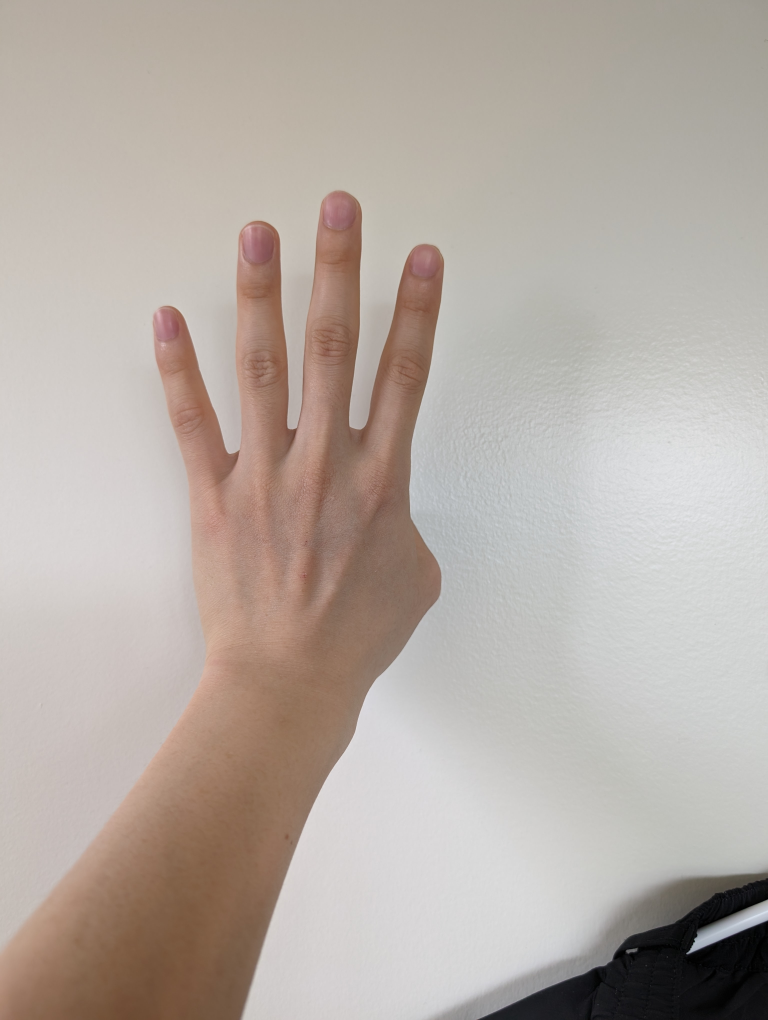
#> input picture projects/Classifying ASL Hand Signs on Synthetic Backgrounds using Image Segmentation and a Transformer Encoder/gesture/Gesture4_w.jpg, 3072 x 4080 px, found by its file name (shown at 1/4 size)
$ jupyter execute --allow-errors blending_program.ipynb   (text cells are left out)
#> lines starting #> are read from the running program, lines starting #| are printed output that depends on the picture; after the words box and inside, x2 and y2 are one past the last pixel; in counts of white or black regions, pixels touching at a corner belong together; pictures that were not available may be replaced by others from this repository, and a replacement may not be noted
[cell 1]
import cv2 as cv
from PIL import Image
from matplotlib.pyplot import figure
import scipy
import matplotlib.pyplot as plt
import numpy as np
import scipy.sparse as sp

[cell 2]
im1name = "Gesture4_w.jpg"
im2name = "castle.jpg"
name1 = im1name.split('/')[-1]
name1 = name1[:-4]
name2 = im2name.split('/')[-1]
name2 = name2[:-4]

img1 = cv.imread("gesture/" + name1 + ".jpg")
#> img1 is the input picture: shape (4080, 3072, 3); mean B, G, R 164.9, 172.2, 181.9
img2 = cv.imread("background/" + name2 + ".jpg")
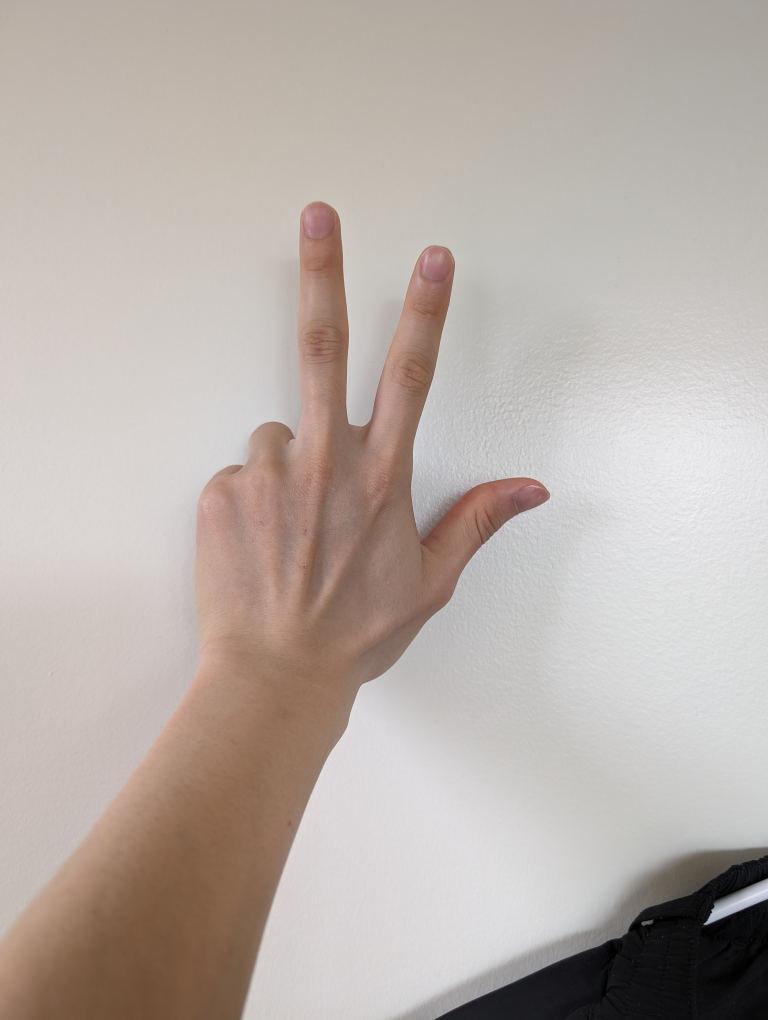
#> input picture projects/Classifying ASL Hand Signs on Synthetic Backgrounds using Image Segmentation and a Transformer Encoder/gesture/Gesture3_w.jpg, 3072 x 4080 px, given in place of castle.jpg, which was not available (shown at 1/4 size)
#> img2 is the input picture: shape (4080, 3072, 3); mean B, G, R 168.8, 175, 184.9
img1 = cv.resize(img1, (512,512))
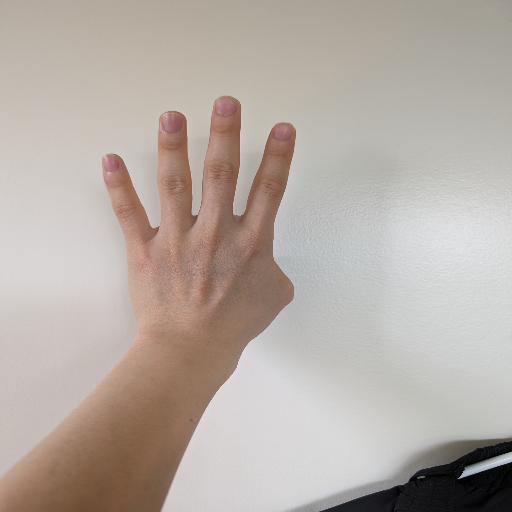
#> img1: shape (512, 512, 3); mean B, G, R 164.7, 172, 181.8
img2 = cv.resize(img2, (512,512))
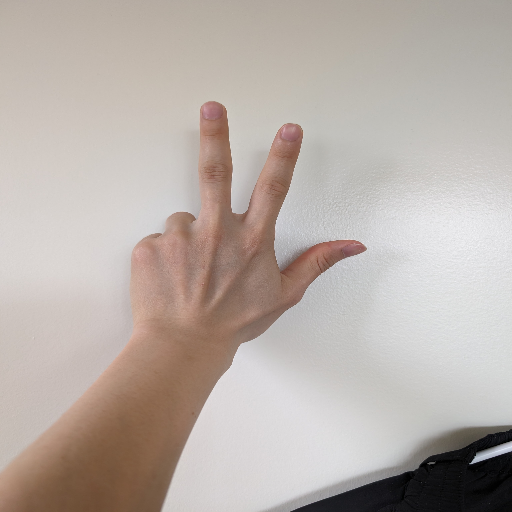
#> img2: shape (512, 512, 3); mean B, G, R 168.6, 174.9, 184.8
cv.imwrite("gesture/" + name1 + ".jpg",img1)
cv.imwrite("background/" + name2 + ".jpg",img2)
#> Out = True

[cell 3]
img1 = cv.imread("gesture/" + name1 + ".jpg")
plt.subplot(1,2,1)
plt.imshow(cv.cvtColor(img1, cv.COLOR_BGR2RGB))

img2 = cv.imread("background/" + name2 + ".jpg")
plt.subplot(1,2,2)
plt.imshow(cv.cvtColor(img2, cv.COLOR_BGR2RGB))
plt.show()
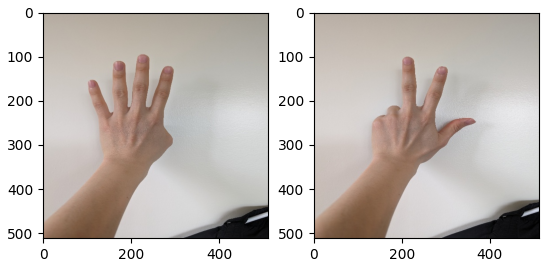
#> figure drawn by matplotlib, 2 panels
print(img1.shape)
#| (512, 512, 3)
print(img2.shape)
#| (512, 512, 3)

[cell 4]
# Nikhil Uday Shinde: 7/23/18
# https://github.com/nikhilushinde/cs194-26_proj3_2.2

import cv2
import numpy as np
import skimage as sk
import skimage.io as skio
from skimage import img_as_ubyte
# global variables for drawing on mask
from skimage.transform import SimilarityTransform, warp
from PIL import Image

drawing = False
polygon = False
centerMode = False
contours = []
polygon_center = None
img = None

def create_mask(imname):
    masks_to_ret = {"centers":[], "contours":[], "offsets":[]}

    global drawing, polygon, contours, centerMode, polygon_center
    pressed_key = 0
    # mouse callback function
    # [16 lines left out: function draw_circle, not called in this run]

    # Create a black image, a window and bind the function to window
    orig_img = cv2.imread(imname)
    reset_orig_img = orig_img[:]
    mask = np.zeros(orig_img.shape, np.uint8)
    img = np.array(orig_img[:])
    cv2.namedWindow('image')

    cv2.setMouseCallback('image',draw_circle)

    angle = 0
    delta_angle = 5
    resize_factor = 1.1
    total_resize = 1
    adjusted = False

    while(1):
        cv2.imshow('image',img)
        pressed_key = cv2.waitKey(20) & 0xFF

        """
        Commands:
        d: toggle drawing mode
        p: toggle polygon mode
        q: draw polygon once selected, and select center
        """

        if pressed_key == 27:
            break
        elif pressed_key == ord('d'):
            drawing = not drawing
            print("drawing status: ", drawing)
        elif pressed_key == ord('p'):
            polygon = not polygon
            print("polygon status: ", polygon)
        elif polygon == True and pressed_key == ord('q') and len(contours) > 2:
            contours = np.array(contours)
            cv2.fillPoly(img, pts=[contours], color = (255,255,255))
            cv2.fillPoly(mask, pts=[contours], color = (255,255,255))

            centerMode = True
            polygon = False
        elif pressed_key == ord('o'):
            # loop over the rotation angles again, this time ensuring
            # no part of the image is cut off
            angle = (angle + delta_angle) % 360
            adjusted = True
            print("Rotate")

        elif pressed_key == ord('i'):
            # loop over the rotation angles again, this time ensuring
            # no part of the image is cut off
            angle = (angle - delta_angle) % 360
            adjusted = True
            print("Rotate")

        # Plus
        elif pressed_key == ord('='):
            total_resize = total_resize*resize_factor
            adjusted = True
            print("Resize up")

        # Minus
        elif pressed_key == ord('-'):
            total_resize = total_resize*(1/resize_factor)
            adjusted = True
            print("Resize down")


        elif pressed_key == ord('r'):
            img = np.array(reset_orig_img)
            contours = []
            masks_to_ret["centers"] = []
            masks_to_ret["contours"] = []

            centerMode = False
            polygon = False
            angle = 0
            total_resize = 1

            print("polygon status: False")

        # adjust
        if adjusted:
            rows,cols,_ = orig_img.shape
            M = cv2.getRotationMatrix2D((cols/2,rows/2),angle,1)
            img = cv2.resize(orig_img, dsize=(0,0), fx=total_resize, fy=total_resize)
            img = cv2.warpAffine(img,M,(cols,rows))
            cv2.imshow('image', img)
            adjusted = False


    cv2.destroyAllWindows()
    name = imname.split('/')[-1]

    # store offsets to allow recreation of masks in target image
    for center_num in range(len(masks_to_ret["centers"])):
        offset = []
        center = masks_to_ret["centers"][center_num]
        for point in masks_to_ret["contours"][center_num]:
            xoffset = point[0] - center[0]
            yoffset = point[1] - center[1]

            offset.append([xoffset, yoffset])
        masks_to_ret["offsets"].append(offset)

    # adjust the output image
    rows,cols,_ = orig_img.shape
    M = cv2.getRotationMatrix2D((cols/2,rows/2),angle,1)
    adj_orig_img = cv2.resize(reset_orig_img, dsize=(0,0), fx=total_resize, fy=total_resize)
    adj_orig_img = cv2.warpAffine(adj_orig_img,M,(cols,rows))
    # print('masks_to_ret', masks_to_ret)
    # print('adj_orig_img', adj_orig_img.shape)
    return masks_to_ret, adj_orig_img

def paste_mask(im2name, masks_to_ret, im2=None):
    im2masks_to_ret = {"centers":[], "contours":[]}

    # mouse callback function
    # [15 lines left out: function draw_circle, not called in this run]

    # Create a black image, a window and bind the function to window
    if type(im2) == type(None):
        orig_img = cv2.imread(im2name)#np.zeros((512,512,3), np.uint8)
    else:
        orig_img = np.array(im2)

    img = np.array(orig_img[:])
    cv2.namedWindow('image')
    cv2.resizeWindow('image', 600,600)
    cv2.setMouseCallback('image',draw_circle)

    while(1):
        cv2.imshow('image',img)
        pressed_key = cv2.waitKey(20) & 0xFF

        if pressed_key == 27:
            break
        if pressed_key == ord('r'):
            img = np.array(orig_img)
            im2masks_to_ret["centers"] = []
            im2masks_to_ret["contours"] = []
    cv2.destroyAllWindows()
    #print("im2masks_to_ret", im2masks_to_ret)
    #print("orig_img", orig_img.shape)
    return im2masks_to_ret, orig_img

# run with 2 image names to generate and save masks and new source image
def save_masks(im1name, im2name):
    masks_to_ret, source_im = create_mask(im1name)
    im2masks_to_ret, target_im = paste_mask(im2name=im2name, masks_to_ret=masks_to_ret)
    # im1 is the source, im2 is the target
    source_mask = np.zeros((source_im.shape[0], source_im.shape[1], 3))
    target_mask = np.zeros((target_im.shape[0], target_im.shape[1], 3))
    cv2.fillPoly(source_mask, np.array([masks_to_ret["contours"][0]]), (255,255,255))
    cv2.fillPoly(target_mask, np.array([im2masks_to_ret["contours"][0]]), (255,255,255))

    name1 = im1name.split('/')[-1]
    name1 = name1[:-4]

    name2 = im2name.split('/')[-1]
    name2 = name2[:-4]

    source_mask = np.clip(sk.img_as_float(source_mask), -1, 1)
    target_mask = np.clip(sk.img_as_float(target_mask), -1, 1)
    source_im = np.clip(sk.img_as_float(source_im), -1, 1)
    source_im = np.dstack([source_im[:,:,2], source_im[:,:,1], source_im[:,:,0]])

    offset =  np.array(-im2masks_to_ret['contours'][0][0]) + np.array(masks_to_ret['contours'][0][0])
    # print(offset)

    tform = SimilarityTransform(translation=offset)
    warped = warp(source_im, tform, output_shape=target_im.shape)
    # print(name1 + "_mask.png")

    source_mask = (source_mask - source_mask.min()) / (source_mask.max() - source_mask.min()) * 255
    target_mask = (target_mask - target_mask.min()) / (target_mask.max() - target_mask.min()) * 255
    warped = (warped - warped.min()) / (warped.max() - warped.min()) * 255
    source_mask = source_mask.astype(np.uint8)
    target_mask = target_mask.astype(np.uint8)
    warped = warped.astype(np.uint8)
    source_mask = Image.fromarray(source_mask)
    target_mask = Image.fromarray(target_mask)
    warped = Image.fromarray(warped)

    source_mask.save("./custom_data/" + name1 + "_mask.jpg")
    target_mask.save("./custom_data/" + name2 + "_mask.jpg")
    warped.save("./custom_data/" + name1 + "_newsource.jpg")

    return source_mask, target_mask, warped

[cell 5]
# [22 lines left out: functions gaussian_pyramid, laplacian_pyramid, not called in this run]

def pyramid_blend(name1, name2, levels):
    im1name = "gesture/" + name1 + ".jpg"
    im2name = "background/" + name2 + ".jpg"
    source_mask, target_mask, warped = save_masks(im1name, im2name)

    # Prepare for mask
    target_mask = cv.imread("custom_data/" + name2 + "_mask.jpg")
    _, binary_mask = cv.threshold(target_mask, 127, 255, cv.THRESH_BINARY)
    target_mask = np.where(binary_mask == 255, 1, 0)
    target_mask = np.reshape(target_mask.astype('float32'), (512,512,3))

    # Read the warped and background image
    warped = cv.imread("custom_data/" + name1 + "_newsource.jpg")
    target = cv.imread("background/" + name2 + ".jpg")
    warped = np.array((warped/255.), dtype = 'float32')
    target = np.array((target/255.), dtype = 'float32')

    img1_lapyramid = laplacian_pyramid(warped, levels)
    img2_lapyramid = laplacian_pyramid(target, levels)
    mask_gpyramid = gaussian_pyramid(target_mask, levels)
    reconstr = []
    for i in range(levels+1):
        reconstr_level = (mask_gpyramid[i]) * img1_lapyramid[i] + (1-mask_gpyramid[i]) * img2_lapyramid[i]
        reconstr.append(reconstr_level)
    blend = sum(reconstr)
    return blend

#> (a cell that did not finish here is left out)

#> (key q is pressed here)
#> in save_masks, `masks_to_ret, source_im = create_mask(im1name)`: masks_to_ret = {'centers': [], 'contours': [], 'offsets': []}
#> (key q is pressed here)
#> in save_masks, `im2masks_to_ret, target_im = paste_mask(im2name=im2name, masks_to_ret=..`: im2masks_to_ret = {'centers': [], 'contours': []}

#> (a cell that did not finish here is left out)

#> (a cell that did not finish here is left out)

[cell 9]
# [104 lines left out: function poisson_blend, not called in this run]

[cell 10]
def runblending(name1, name2, transparency):
    """
    Run Poisson Blending
    name1: 'str' filename of foreground object
    name2: 'str' filename of background
    return: (H, W, 3) the blended image in BGR format
    """
    im1name = "gesture/" + name1 + ".jpg"
    im2name = "background/" + name2 + ".jpg"
    source_mask, target_mask, warped = save_masks(im1name, im2name)

    target_mask = cv.imread("custom_data/" + name2 + "_mask.jpg")
    _, binary_mask = cv.threshold(target_mask[:,:,0], 127, 255, cv.THRESH_BINARY)
    target_mask = np.where(binary_mask == 255, 1, 0)
    target_mask = np.reshape(target_mask, (512,512,1))

    warped = cv.imread("custom_data/" +name1 + "_newsource.jpg")
    target = cv.imread("background/" + name2 + ".jpg")
    warped = (warped/255.)
    target = (target/255.)
    res, mask, bg = poisson_blend(warped, target_mask, target, mixed = transparency)
    result = (1-mask)*bg + (mask) * res
    return result.astype('float32')

#> (a cell that did not finish here is left out)


[cell 12]
cv.namedWindow('image')
#> (the rest of this cell did not finish here and is left out)

#> (a cell that did not finish here is left out)

[cell 14]
target_mask = cv.imread("custom_data/" + name2 + "_mask.jpg")
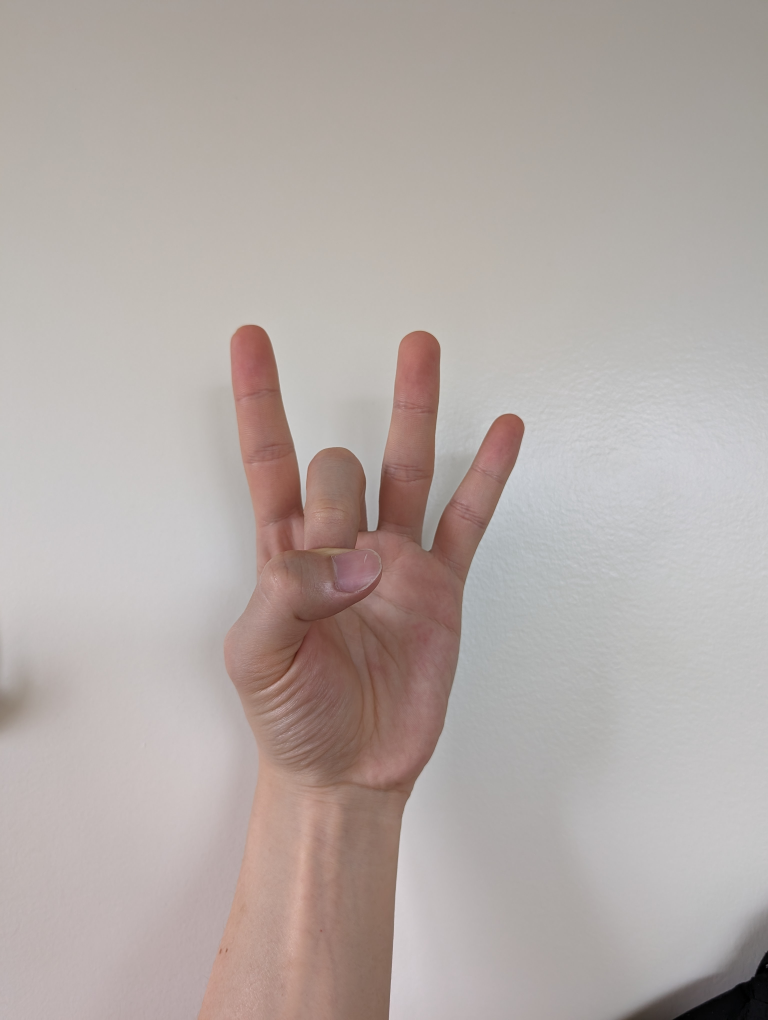
#> input picture projects/Classifying ASL Hand Signs on Synthetic Backgrounds using Image Segmentation and a Transformer Encoder/gesture/Gesture8_w.jpg, 3072 x 4080 px, given in place of castle_mask.jpg, which was not available (shown at 1/4 size)
#> target_mask is the input picture: shape (4080, 3072, 3); mean B, G, R 166.3, 170.1, 179.7
_, binary_mask = cv.threshold(target_mask[:,:,0], 127, 255, cv.THRESH_BINARY)
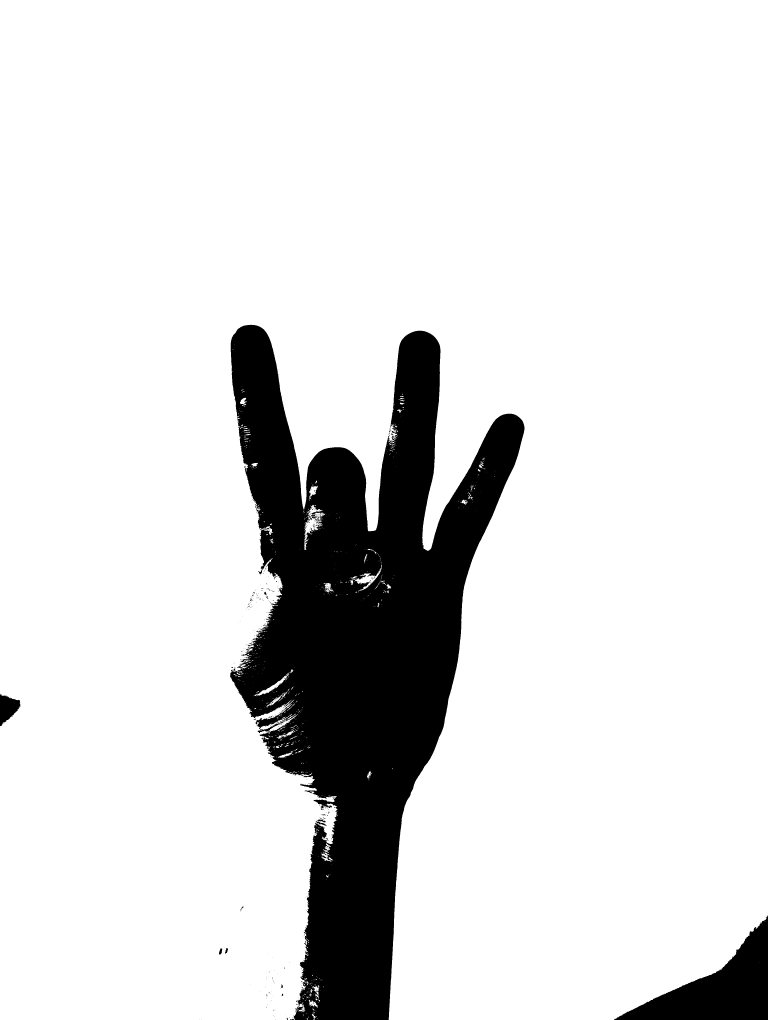
#> binary_mask: shape (4080, 3072) (shown at 1/4 size); 87% white; 522 black regions (493 under 20 px), largest, box (x1, y1, x2, y2) and area: (920, 1299, 2098, 4080) 1521048, (2456, 3663, 3072, 4080) 104135, (0, 2775, 82, 2904) 6332
target_mask = np.where(binary_mask == 255, 1, 0)
#> (the rest of this cell did not finish here and is left out)
